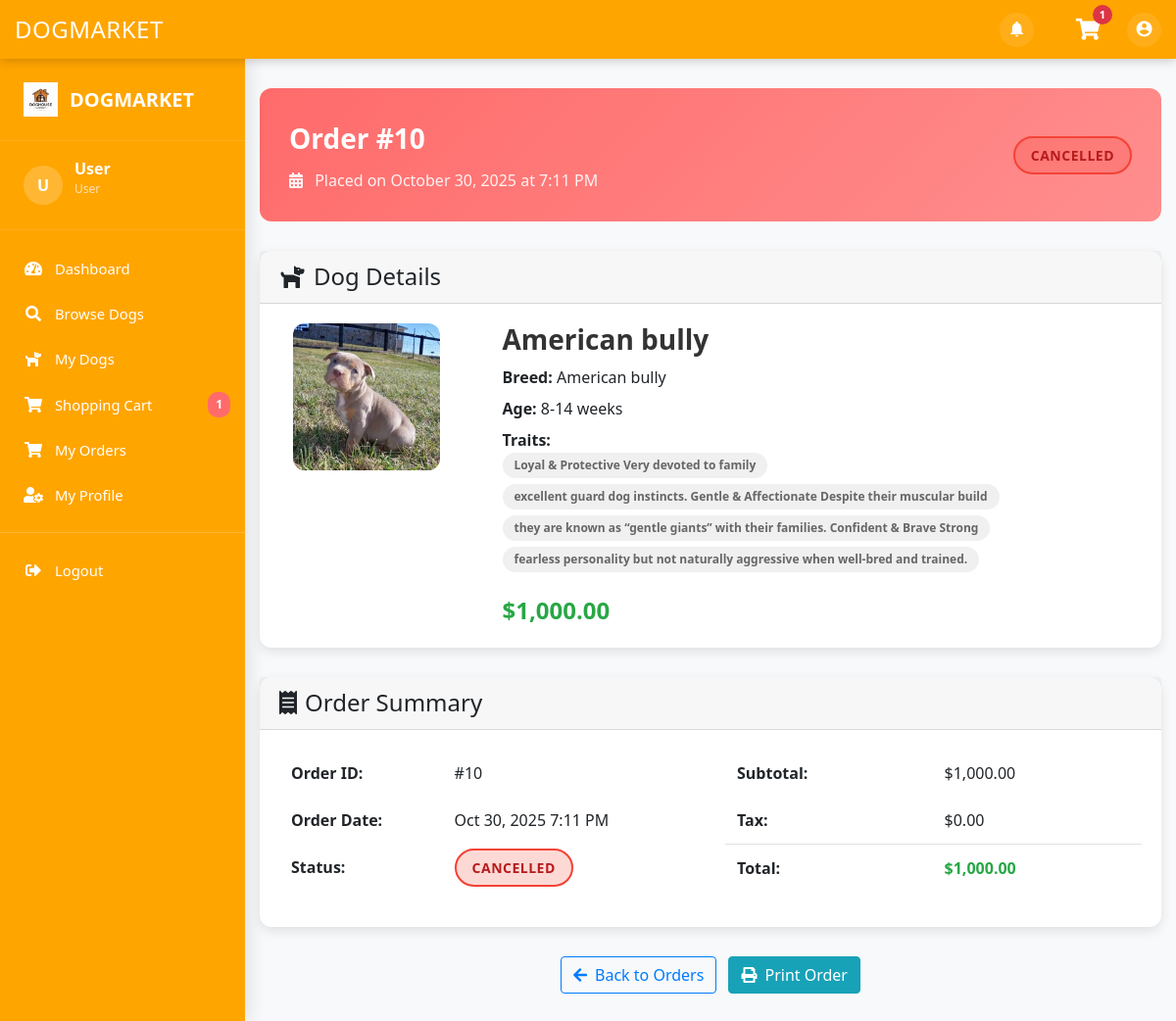
Screenshot of /dog/user/view_order.php?id=10 (signed in) with the database file from the repository.
### tables this page shows
CREATE TABLE `company_info` (
  `id` int(11) NOT NULL,
  `company_name` varchar(150) NOT NULL,
  `address` varchar(255) NOT NULL,
  `city` varchar(100) NOT NULL,
  `postal_code` varchar(20) DEFAULT NULL,
  `phone` varchar(20) NOT NULL,
  `color` varchar(50) DEFAULT NULL,
  `logo` varchar(255) DEFAULT NULL,
  `favicon` varchar(255) DEFAULT NULL,
  `banner_image` varchar(255) DEFAULT NULL,
  `email_general` varchar(150) DEFAULT NULL,
  `email_support` varchar(150) DEFAULT NULL,
  `working_hours` varchar(100) DEFAULT NULL,
  `created_at` timestamp NOT NULL DEFAULT current_timestamp(),
  `font` enum('Arial','Verdana','Helvetica','Tahoma','Trebuchet MS','Times New Roman','Georgia','Garamond','Courier New','Brush Script MT','Lucida Sans','Lucida Console','Palatino Linotype','Book Antiqua','Impact','Comic Sans MS','Segoe UI','Candara','Optima','Calibri','Cambria','Franklin Gothic Medium','Gill Sans','Century Gothic','Perpetua','Rockwell','Baskerville','Didot','Monaco','Geneva') DEFAULT 'Arial'
);

CREATE TABLE `orders` (
  `id` int(11) NOT NULL,
  `user_id` int(11) NOT NULL,
  `dog_id` int(11) NOT NULL,
  `total_amount` decimal(10,2) NOT NULL,
  `status` enum('Pending','Processing','Completed','Cancelled') DEFAULT 'Pending',
  `order_date` timestamp NOT NULL DEFAULT current_timestamp(),
  `updated_at` timestamp NOT NULL DEFAULT current_timestamp() ON UPDATE current_timestamp()
);

CREATE TABLE `dogs` (
  `dog_id` int(11) NOT NULL,
  `name` varchar(150) NOT NULL,
  `breed` varchar(100) NOT NULL,
  `age` varchar(50) NOT NULL,
  `trait` text DEFAULT NULL,
  `image_url` text DEFAULT NULL,
  `price` decimal(10,2) DEFAULT 0.00,
  `created_at` timestamp NOT NULL DEFAULT current_timestamp(),
  `updated_at` timestamp NOT NULL DEFAULT current_timestamp() ON UPDATE current_timestamp()
);

### dog/user/view_order.php (the view, shortened to what this page needs)
<?php
$user_id = $_SESSION['user_id'];
$db_host = 'localhost';
$db_user = 'root';
$db_pass = '';
$db_name = 'doghousemarket';
$conn = new mysqli($db_host, $db_user, $db_pass, $db_name);
$order_id = isset($_GET['id']) ? (int)$_GET['id'] : 0;
$orderQuery = "SELECT o.*, d.name as dog_name, d.breed, d.age, d.trait, d.image_url, d.price as dog_price
               FROM orders o
               JOIN dogs d ON o.dog_id = d.dog_id
               WHERE o.id = $order_id AND o.user_id = $user_id";
$orderResult = $conn->query($orderQuery);
$order = $orderResult->fetch_assoc();
?>
<!DOCTYPE html>
<html lang="en">
<head>
    <link rel="stylesheet" href="https://stackpath.bootstrapcdn.com/bootstrap/4.5.2/css/bootstrap.min.css">
    <link rel="stylesheet" href="https://cdnjs.cloudflare.com/ajax/libs/font-awesome/5.15.1/css/all.min.css">
</head>
<body>
    <?php include 'sidenav.php'; ?>
    <div class="container">
        <div class="order-header">
            <div class="d-flex justify-content-between align-items-center">
                <div>
                    <div class="order-id">Order #<?php echo $order['id']; ?></div>
                    <div class="order-date">
                        <i class="fas fa-calendar-alt mr-2"></i>
                        Placed on <?php echo date('F d, Y \a\t g:i A', strtotime($order['order_date'])); ?>
                    </div>
                </div>
                <div>
                    <span class="status-badge status-<?php echo $order['status']; ?>">
                        <?php echo $order['status']; ?>
                    </span>
                </div>
            </div>
        </div>
        <div class="card">
            <div class="card-header">
                <h4 class="mb-0"><i class="fas fa-dog mr-2"></i>Dog Details</h4>
            </div>
            <div class="card-body">
                <div class="row">
                    <div class="col-md-3 text-center">
                        <?php if (!empty($order['image_url'])): ?>
                            <img src="../<?php echo htmlspecialchars($order['image_url']); ?>" class="dog-image" alt="<?php echo htmlspecialchars($order['dog_name']); ?>">
                        <?php else: ?>
                            <div class="dog-image bg-light d-flex align-items-center justify-content-center">
                                <i class="fas fa-dog fa-3x text-secondary"></i>
                            </div>
                        <?php endif; ?>
                    </div>
                    <div class="col-md-9">
                        <div class="dog-details">
                            <h3><?php echo htmlspecialchars($order['dog_name']); ?></h3>
                            <p class="mb-2"><strong>Breed:</strong> <?php echo htmlspecialchars($order['breed']); ?></p>
                            <p class="mb-2"><strong>Age:</strong> <?php echo htmlspecialchars($order['age']); ?></p>
                            <?php if (!empty($order['trait'])): ?>
                            <div class="mb-3">
                                <strong>Traits:</strong><br>
                                <?php
                                $traits = explode(',', $order['trait']);
                                foreach ($traits as $trait):
                                    $trait = trim($trait);
                                    if (!empty($trait)):
                                ?>
                                    <span class="trait-tag"><?php echo htmlspecialchars($trait); ?></span>
                                <?php
                                    endif;
                                endforeach;
                                ?>
                            </div>
                            <?php endif; ?>
                            <div class="price-display">$<?php echo number_format($order['dog_price'], 2); ?></div>
                        </div>
                    </div>
                </div>
            </div>
        </div>
        <div class="card">
            <div class="card-header">
                <h4 class="mb-0"><i class="fas fa-receipt mr-2"></i>Order Summary</h4>
            </div>
            <div class="card-body">
                <div class="row">
                    <div class="col-md-6">
                        <table class="table table-borderless">
                            <tr>
                                <td><strong>Order ID:</strong></td>
                                <td>#<?php echo $order['id']; ?></td>
                            </tr>
                            <tr>
                                <td><strong>Order Date:</strong></td>
                                <td><?php echo date('M d, Y g:i A', strtotime($order['order_date'])); ?></td>
                            </tr>
                            <tr>
                                <td><strong>Status:</strong></td>
                                <td><span class="status-badge status-<?php echo $order['status']; ?>"><?php echo $order['status']; ?></span></td>
                            </tr>
                        </table>
                    </div>
                    <div class="col-md-6">
                        <table class="table table-borderless">
                            <tr>
                                <td><strong>Subtotal:</strong></td>
                                <td>$<?php echo number_format($order['total_amount'], 2); ?></td>
                            </tr>
                            <tr>
                                <td><strong>Tax:</strong></td>
                                <td>$0.00</td>
                            </tr>
                            <tr class="border-top">
                                <td><strong>Total:</strong></td>
                                <td><strong class="text-success">$<?php echo number_format($order['total_amount'], 2); ?></strong></td>
                            </tr>
                        </table>
                    </div>
                </div>
            </div>
        </div>
        <div class="text-center">
            <a href="my_orders.php" class="btn btn-outline-primary">
                <i class="fas fa-arrow-left mr-2"></i>Back to Orders
            </a>
            <button class="btn btn-info ml-2" onclick="window.print()">
                <i class="fas fa-print mr-2"></i>Print Order
            </button>
        </div>
    </div>
</body>
</html>

### dog/user/sidenav.php (shortened to what this page needs)
<?php
$username = $_SESSION['username'] ?? 'User';
$user_id = $_SESSION['user_id'] ?? 0;
if (!isset($companyInfo) || empty($companyInfo)) {
    $companyQuery = "SELECT * FROM company_info LIMIT 1";
    $result = mysqli_query($conn, $companyQuery);
    if ($result && mysqli_num_rows($result) > 0) {
        $companyInfo = mysqli_fetch_assoc($result);
    } else {
        $companyInfo = [
            'company_name' => 'Doghouse Market',
            'color' => '#ffa500',
            'logo' => ''
        ];
    }
}
$current_page = basename($_SERVER['PHP_SELF']);
function isActive($page_name) {
    global $current_page;
    return ($current_page == $page_name) ? 'active' : '';
}
$cart_count = 0;
if (isset($user_id)) {
    $cartCountQuery = "SELECT COUNT(*) as count FROM cart WHERE user_id = $user_id";
    $cartCountResult = mysqli_query($conn, $cartCountQuery);
    if ($cartCountResult) {
        $cart_count = mysqli_fetch_assoc($cartCountResult)['count'] ?? 0;
    }
}
?>
<!DOCTYPE html>
<html lang="en">
<head>
    <link rel="stylesheet" href="https://cdnjs.cloudflare.com/ajax/libs/font-awesome/5.15.1/css/all.min.css">
</head>
<body>
<nav class="top-nav">
    <div class="top-nav-content">
        <h1 class="top-nav-title"><?php echo htmlspecialchars($companyInfo['company_name'] ?? 'Doghouse Market'); ?></h1>
        <div class="top-nav-actions">
            <div class="notification-icon">
                <i class="material-icons">notifications</i>
            </div>
            <a href="cart.php" class="cart-icon" title="Shopping Cart">
                <i class="fas fa-shopping-cart"></i>
                <?php if($cart_count > 0): ?>
                <span class="cart-badge"><?php echo $cart_count; ?></span>
                <?php endif; ?>
            </a>
            <div class="user-profile">
                <i class="material-icons">account_circle</i>
            </div>
        </div>
    </div>
</nav>
<nav class="sidebar" id="sidebar">
    <div class="sidebar-header">
        <?php if (!empty($companyInfo['logo'])): ?>
            <img src="../<?php echo htmlspecialchars($companyInfo['logo']); ?>" alt="Logo" class="sidebar-logo">
        <?php else: ?>
            <i class="fas fa-paw me-2"></i>
        <?php endif; ?>
        <h5 class="sidebar-brand"><?php echo htmlspecialchars($companyInfo['company_name'] ?? 'Doghouse Market'); ?></h5>
    </div>
    <div class="sidebar-user">
        <div class="sidebar-user-img">
            <?php echo strtoupper(substr($username, 0, 1)); ?>
        </div>
        <div class="sidebar-user-details">
            <p class="sidebar-user-name"><?php echo htmlspecialchars($username); ?></p>
            <p class="sidebar-user-role">User</p>
        </div>
    </div>
    <ul class="sidebar-nav list-unstyled">
        <li class="sidebar-item">
            <a href="dashboard.php" class="sidebar-link <?php echo isActive('dashboard.php'); ?>">
                <i class="fas fa-tachometer-alt"></i>
                <span>Dashboard</span>
            </a>
        </li>
        <li class="sidebar-item">
            <a href="browse_dogs.php" class="sidebar-link <?php echo isActive('browse_dogs.php'); ?>">
                <i class="fas fa-search"></i>
                <span>Browse Dogs</span>
            </a>
        </li>
        <li class="sidebar-item">
            <a href="my_dogs.php" class="sidebar-link <?php echo isActive('my_dogs.php'); ?>">
                <i class="fas fa-dog"></i>
                <span>My Dogs</span>
            </a>
        </li>
        <li class="sidebar-item">
            <a href="cart.php" class="sidebar-link <?php echo isActive('cart.php'); ?>">
                <i class="fas fa-shopping-cart"></i>
                <span>Shopping Cart</span>
                <?php if($cart_count > 0): ?>
                    <span class="sidebar-badge"><?php echo $cart_count; ?></span>
                <?php endif; ?>
            </a>
        </li>
        <li class="sidebar-item">
            <a href="my_orders.php" class="sidebar-link <?php echo isActive('my_orders.php'); ?>">
                <i class="fas fa-shopping-cart"></i>
                <span>My Orders</span>
            </a>
        </li>
        <li class="sidebar-item">
            <a href="profile.php" class="sidebar-link <?php echo isActive('profile.php'); ?>">
                <i class="fas fa-user-cog"></i>
                <span>My Profile</span>
            </a>
        </li>
        <li class="sidebar-section">
            <hr style="border-color: rgba(255,255,255,0.2); margin: 15px 0;">
        </li>
        <li class="sidebar-item">
            <a href="../logout.php" class="sidebar-link" onclick="return confirm('Are you sure you want to logout?');">
                <i class="fas fa-sign-out-alt"></i>
                <span>Logout</span>
            </a>
        </li>
    </ul>
</nav>
</body>
</html>

### dog/user/view_order.php (style rules this page uses)
body { background-color: #f8f9fa; font-family: 'Segoe UI', Tahoma, Geneva, Verdana, sans-serif; margin-left: 250px; }
.container { max-width: 1000px; margin: 0 auto; padding: 30px 15px; margin-top: 60px; }
.order-header { background: linear-gradient(135deg, #ff6b6b, #ff8e8e); color: white; padding: 30px; border-radius: 12px; margin-bottom: 30px; }
.order-id { font-size: 28px; font-weight: 700; margin-bottom: 10px; }
.order-date { opacity: 0.9; font-size: 16px; }
.status-badge { padding: 8px 16px; border-radius: 25px; font-weight: 700; font-size: 14px; text-transform: uppercase; letter-spacing: 0.5px; }
.status-Cancelled { background-color: rgba(244, 67, 54, 0.2); color: #b71c1c; border: 2px solid #f44336; }
.card { border: none; border-radius: 12px; box-shadow: 0 4px 12px rgba(0,0,0,0.1); margin-bottom: 30px; }
.dog-image { width: 150px; height: 150px; border-radius: 12px; object-fit: cover; margin-right: 20px; }
.dog-details h3 { color: #333; font-weight: 700; margin-bottom: 10px; }
.trait-tag { background-color: #f0f0f0; color: #666; border-radius: 15px; padding: 4px 12px; font-size: 12px; font-weight: 600; margin-right: 5px; margin-bottom: 5px; display: inline-block; }
.price-display { font-size: 24px; font-weight: 700; color: #28a745; }

### rows the page displays
company_info: company_name "DOGMARKET", logo (picture)
orders: id "10", order_date "October 30, 2025 at 7:11 PM", status "CANCELLED", dog.image_url (picture), dog.name "American bully", dog.breed "American bully", dog.age "8-14 weeks", dog.trait "Loyal & Protective Very devoted to family", dog.trait "excellent guard dog instincts. Gentle & Affectionate Despite their muscular build", dog.trait "they are known as “gentle giants” with their families. Confident & Brave Strong", dog.trait "fearless personality but not naturally aggressive when well-bred and trained.", dog.price "1,000.00", order_date "Oct 30, 2025 7:11 PM", total_amount "1,000.00"

### other values shown
$cart_count "1"
substr($username, 0, 1) "U"
$username "User"
